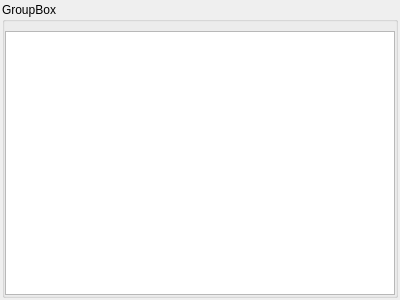
<?xml version="1.0" encoding="UTF-8"?>
<ui version="4.0">
 <class>MValueLabelTable</class>
 <widget class="QWidget" name="MValueLabelTable">
  <property name="geometry">
   <rect>
    <x>0</x>
    <y>0</y>
    <width>400</width>
    <height>300</height>
   </rect>
  </property>
  <property name="windowTitle">
   <string>Form</string>
  </property>
  <layout class="QHBoxLayout" name="horizontalLayout">
   <property name="leftMargin">
    <number>2</number>
   </property>
   <property name="topMargin">
    <number>2</number>
   </property>
   <property name="rightMargin">
    <number>2</number>
   </property>
   <property name="bottomMargin">
    <number>2</number>
   </property>
   <item>
    <widget class="QGroupBox" name="groupBox">
     <property name="title">
      <string>GroupBox</string>
     </property>
     <layout class="QHBoxLayout" name="horizontalLayout_2">
      <property name="leftMargin">
       <number>0</number>
      </property>
      <property name="topMargin">
       <number>9</number>
      </property>
      <property name="rightMargin">
       <number>0</number>
      </property>
      <property name="bottomMargin">
       <number>0</number>
      </property>
      <item>
       <widget class="QTableWidget" name="tableWidget">
        <property name="showGrid">
         <bool>false</bool>
        </property>
       </widget>
      </item>
     </layout>
    </widget>
   </item>
  </layout>
 </widget>
 <resources/>
 <connections/>
</ui>
